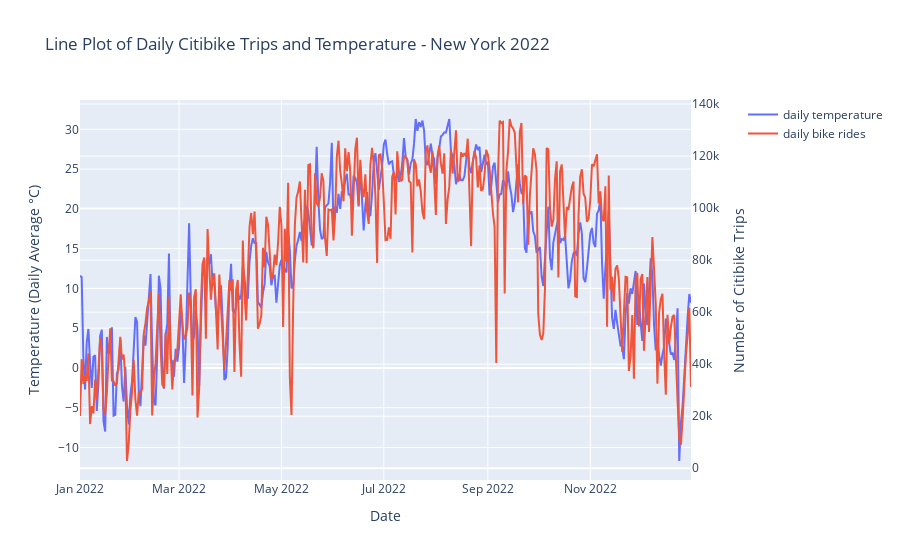

The cell this chart's notebook holds for it:
### Code cell
# Making dual axis line plot with temperature and total trips
# Create figure with secondary y-axis
fig = make_subplots(specs=[[{"secondary_y": True}]])

# Add traces
fig.add_trace(
    go.Scatter(x=df_weather['date'], y=df_weather['temperature'],name = 'daily temperature'),
    secondary_y=False
)

fig.add_trace(
    go.Scatter(x=df_weather['date'], y=df_weather['trip_count'],name='daily bike rides'),
    secondary_y=True
)

# Add figure title
fig.update_layout(
    title_text="Line Plot of Daily Citibike Trips and Temperature - New York 2022"
)

# Set x-axis title
fig.update_xaxes(title_text="Date")

# Set y-axes titles
fig.update_yaxes(title_text="Temperature (Daily Average °C)", secondary_y=False)
fig.update_yaxes(title_text="Number of Citibike Trips", secondary_y=True)

fig.show()

### Figure 1 — Plotly figure (JSON) as saved in the notebook; plotly's stock layout.template omitted (floating-point values rounded to 4 significant figures; data arrays with more than 128 entries replaced by an {"elided": "..."} marker saying what was removed)
{"data": [{"name": "daily temperature", "type": "scatter", "x": {"elided": "365 str values"}, "xaxis": "x", "y": {"elided": "365 float values"}, "yaxis": "y"}, {"name": "daily bike rides", "type": "scatter", "x": {"elided": "365 str values"}, "xaxis": "x", "y": {"elided": "365 int values"}, "yaxis": "y2"}], "layout": {"title": {"text": "Line Plot of Daily Citibike Trips and Temperature - New York 2022"}, "xaxis": {"anchor": "y", "domain": [0, 0.94], "title": {"text": "Date"}}, "yaxis": {"anchor": "x", "domain": [0, 1], "title": {"text": "Temperature (Daily Average °C)"}}, "yaxis2": {"anchor": "x", "overlaying": "y", "side": "right", "title": {"text": "Number of Citibike Trips"}}}}
